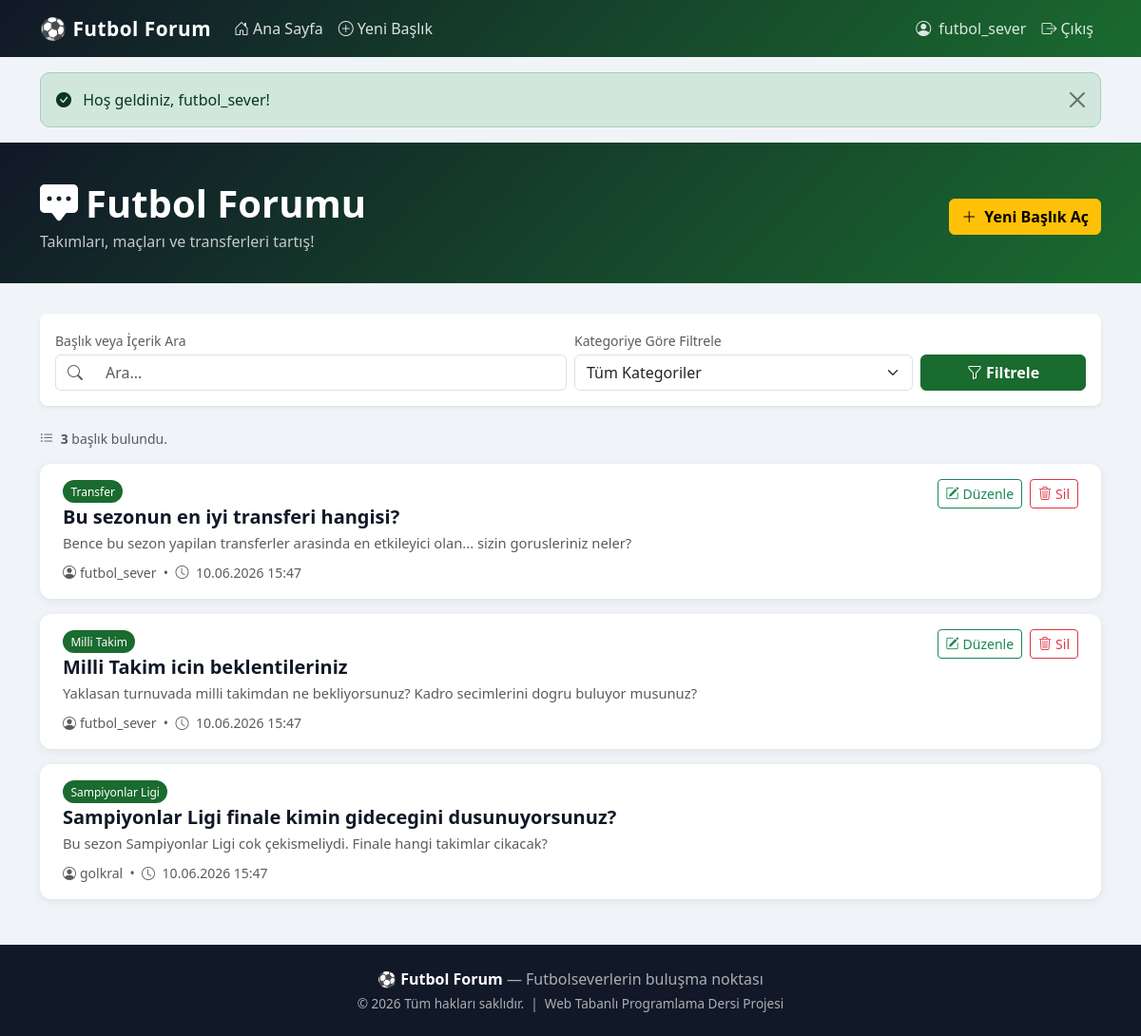
/index.php (signed in), run on the app's committed database.
### tables this page shows
CREATE TABLE IF NOT EXISTS posts (
    id          INT UNSIGNED    NOT NULL AUTO_INCREMENT,
    user_id     INT UNSIGNED    NOT NULL,
    title       VARCHAR(255)    NOT NULL,
    content     TEXT            NOT NULL,
    category    VARCHAR(100)    NOT NULL DEFAULT 'Genel',
    created_at  DATETIME        NOT NULL DEFAULT CURRENT_TIMESTAMP,
    updated_at  DATETIME        NOT NULL DEFAULT CURRENT_TIMESTAMP ON UPDATE CURRENT_TIMESTAMP,
    PRIMARY KEY (id),
    CONSTRAINT fk_posts_users
        FOREIGN KEY (user_id) REFERENCES users(id)
        ON DELETE CASCADE ON UPDATE CASCADE
);

CREATE TABLE IF NOT EXISTS users (
    id          INT UNSIGNED    NOT NULL AUTO_INCREMENT,
    username    VARCHAR(50)     NOT NULL UNIQUE,
    email       VARCHAR(150)    NOT NULL UNIQUE,
    password    VARCHAR(255)    NOT NULL,
    created_at  DATETIME        NOT NULL DEFAULT CURRENT_TIMESTAMP,
    PRIMARY KEY (id)
);

### config.php (called while the page is built, shortened)
<?php
function e(string $str): string {
    return htmlspecialchars($str, ENT_QUOTES | ENT_HTML5, 'UTF-8');
}
function isLoggedIn(): bool {
    return isset($_SESSION['user_id']);
}

### index.php (the view, shortened to what this page needs)
<?php
require_once 'config.php';
$search   = trim($_GET['search']   ?? '');
$pdo = getDB();
$sql    = 'SELECT p.*, u.username
           FROM posts p
           JOIN users u ON p.user_id = u.id
           WHERE 1=1';
$params = [];
$sql .= ' ORDER BY p.created_at DESC';
$stmt = $pdo->prepare($sql);
$stmt->execute($params);
$posts = $stmt->fetchAll();
require_once 'header.php';
?>
<div class="page-hero">
    <div class="container">
        <div class="row align-items-center">
            <div class="col-md-8">
                <h1 class="mb-1"><i class="bi bi-chat-square-dots-fill me-2"></i>Futbol Forumu</h1>
                <p class="mb-0 opacity-75">Takımları, maçları ve transferleri tartış!</p>
            </div>
            <div class="col-md-4 text-md-end mt-3 mt-md-0">
                <?php if (isLoggedIn()): ?>
                    <a href="create.php" class="btn btn-warning fw-semibold">
                        <i class="bi bi-plus-lg me-1"></i> Yeni Başlık Aç
                    </a>
                <?php else: ?>
                    <a href="login.php" class="btn btn-outline-light">
                        <i class="bi bi-box-arrow-in-right me-1"></i> Giriş Yap
                    </a>
                <?php endif; ?>
            </div>
        </div>
    </div>
</div>
<div class="container mb-5">
    <div class="card border-0 shadow-sm rounded-3 mb-4">
        <div class="card-body py-3">
            <form method="get" class="row g-2 align-items-end">
                <div class="col-md-6">
                    <label class="form-label small text-muted mb-1">Başlık veya İçerik Ara</label>
                    <div class="input-group">
                        <span class="input-group-text bg-white"><i class="bi bi-search text-muted"></i></span>
                        <input type="text" name="search" class="form-control border-start-0"
                               placeholder="Ara..." value="<?= e($search) ?>">
                    </div>
                </div>
                <div class="col-md-4">
                    <label class="form-label small text-muted mb-1">Kategoriye Göre Filtrele</label>
                    <select name="category" class="form-select">
                        <option value="">Tüm Kategoriler</option>
                    </select>
                </div>
                <div class="col-md-2 d-grid">
                    <button type="submit" class="btn btn-ff-primary">
                        <i class="bi bi-funnel me-1"></i>Filtrele
                    </button>
                </div>
            </form>
        </div>
    </div>
    <p class="text-muted small mb-3">
        <i class="bi bi-list-ul me-1"></i>
        <strong><?= count($posts) ?></strong> başlık bulundu.
    </p>
    <?php if (empty($posts)): ?>
        <div class="text-center py-5">
            <i class="bi bi-chat-square-text" style="font-size:3rem;color:#ccc;"></i>
            <p class="mt-3 text-muted fs-5">Henüz hiç başlık açılmamış.</p>
            <?php if (isLoggedIn()): ?>
                <a href="create.php" class="btn btn-ff-primary">
                    <i class="bi bi-plus-lg me-1"></i>İlk Başlığı Sen Aç!
                </a>
            <?php endif; ?>
        </div>
    <?php else: ?>
        <div class="row g-3">
            <?php foreach ($posts as $post): ?>
            <div class="col-12">
                <div class="card post-card">
                    <div class="card-body px-4 py-3">
                        <div class="d-flex justify-content-between align-items-start flex-wrap gap-2">
                            <div class="flex-grow-1">
                                <div class="mb-1">
                                    <span class="badge-category me-2"><?= e($post['category']) ?></span>
                                </div>
                                <h5 class="card-title mb-1">
                                    <a href="#"><?= e($post['title']) ?></a>
                                </h5>
                                <p class="card-text text-muted mb-2" style="font-size:.92rem;">
                                    <?= e(mb_strimwidth($post['content'], 0, 180, '...')) ?>
                                </p>
                                <small class="text-muted">
                                    <i class="bi bi-person-circle me-1"></i><?= e($post['username']) ?>
                                    &nbsp;&bull;&nbsp;
                                    <i class="bi bi-clock me-1"></i>
                                    <?= date('d.m.Y H:i', strtotime($post['created_at'])) ?>
                                </small>
                            </div>
                            <?php if (isLoggedIn() && (int)$_SESSION['user_id'] === (int)$post['user_id']): ?>
                            <div class="d-flex gap-2 align-items-center">
                                <a href="edit.php?id=<?= (int)$post['id'] ?>"
                                   class="btn btn-sm btn-outline-success"
                                   title="Düzenle">
                                    <i class="bi bi-pencil-square me-1"></i>Düzenle
                                </a>
                                <a href="delete.php?id=<?= (int)$post['id'] ?>"
                                   class="btn btn-sm btn-outline-danger"
                                   title="Sil"
                                   onclick="return confirm('Bu başlığı silmek istediğinizden emin misiniz?')">
                                    <i class="bi bi-trash3 me-1"></i>Sil
                                </a>
                            </div>
                            <?php endif; ?>
                        </div>
                    </div>
                </div>
            </div>
            <?php endforeach; ?>
        </div>
    <?php endif; ?>
</div>
<?php require_once 'footer.php'; ?>

### header.php (style rules this page uses)
:root { --ff-green: #1a6b2f; --ff-green-light: #238a3d; --ff-gold: #f5a623; --ff-dark: #111827; --ff-card-bg:#ffffff; }
body { background-color: #f0f4f8; font-family: 'Segoe UI', system-ui, sans-serif; }
.page-hero { background: linear-gradient(135deg, var(--ff-dark) 0%, var(--ff-green) 100%); color: #fff; padding: 2.5rem 0 2rem; margin-bottom: 2rem; }
.page-hero h1 { font-weight: 700; }
.post-card { border: none; border-radius: 12px; box-shadow: 0 2px 8px rgba(0,0,0,.08); transition: box-shadow .2s, transform .2s; }
.post-card .card-title a { color: var(--ff-dark); text-decoration: none; font-weight: 600; }
.badge-category { background-color: var(--ff-green); color: #fff; font-size: .75rem; padding: .3em .7em; border-radius: 50px; }
.btn-ff-primary { background: var(--ff-green); border-color: var(--ff-green); color: #fff; font-weight: 600; }

### data on the page
posts: category "Transfer", title "Bu sezonun en iyi transferi hangisi?", content "Bence bu sezon yapilan transferler arasinda en etkileyici olan... sizin gorusleriniz neler?", user.username "futbol_sever", created_at "10.06.2026 15:47"
posts: category "Milli Takim", title "Milli Takim icin beklentileriniz", content "Yaklasan turnuvada milli takimdan ne bekliyorsunuz? Kadro secimlerini dogru buluyor musunuz?", user.username "futbol_sever", created_at "10.06.2026 15:47"
posts: category "Sampiyonlar Ligi", title "Sampiyonlar Ligi finale kimin gidecegini dusunuyorsunuz?", content "Bu sezon Sampiyonlar Ligi cok çekismeliydi. Finale hangi takimlar cikacak?", user.username "golkral", created_at "10.06.2026 15:47"

### other printed values
SITE_NAME "Futbol Forum"
$_SESSION['username'] "futbol_sever"
$_SESSION['flash_success'] "Hoş geldiniz, futbol_sever!"
count($posts) "3"
